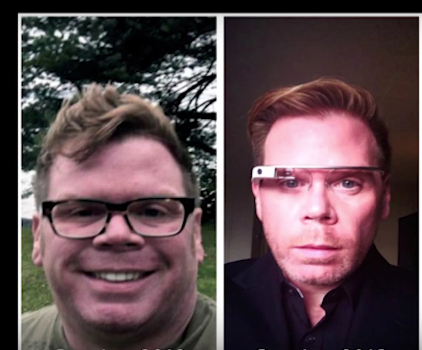
#> input picture P2/images/face.png, 422 x 350 px; the run also reads 8 pictures not shown here
$ jupyter execute --allow-errors p2.ipynb   (shell and % lines are left out)   (older library calls are emulated)
#> lines starting #> are read from the running program, lines starting #| are printed output that depends on the picture
# Computer vision - Laboratory

==============================================================================================
## Practicum 2: Filtering and edge detection

==============================================================================================

The main topics are:
1. Image smoothing
2. Edge detection

In order to complete this practicum, the following concepts need to be understood: linear filters, histograms, convolutions, and edges.

The following chapters of the book "Computer Vision: Algorithms and Applications" by Richard Szeliski provide additional information:
* Chapter 3. Image processing: Point operators & linear filtering.
* Chapter 4. Feature detection and matching: Edges.

### 2.1 Image processing with different scales and filters

a) Read the image "face.png" and analyse its histogram. What is the histogram representing for an image?

- Visualize the R, G, and B channels of the image.

- Visualize the histogram of a color image with the following characteristics:

    - Obtain the histogram with 8, 32, 64 and 256 bins.

    - Visualize the histogram of each channel and the gray level image and compare them. Comment their difference (see image bellow as an example of histogram extraction).

Note: What type should be the image in order to compute the histogram? check using different bins for the histogram.

Hint : the `exposure` module within the `skimage` library makes the histogram extraction easy!

Help: [matplotlib image tutorial](https://matplotlib.org/users/image_tutorial.html)

[cell 1]
#all import neeeded
import numpy as np # useful for manipulating matrices
from skimage import io # useful for image loading and saving
from skimage import exposure as ex
from skimage import transform as tr
from skimage import color as col
from skimage import filters as filt
from skimage import feature as feat
from matplotlib import pyplot as plt
import scipy as sci
from scipy import ndimage
from skimage import data_dir
from matplotlib.animation import FuncAnimation
from time import sleep

[cell 2]
#auxiliar function for plot histogram by channel
def plot_histo_bychannel(histogram1,histogram2,histogram3):
    data1 = histogram1[0].astype(int)
    data2 = histogram2[0].astype(int)
    data3 = histogram3[0].astype(int)
    ind = np.arange(len(data1))

    width = 0.25  # the width of the bars

    fig, ax = plt.subplots()
    rects1 = ax.bar(ind, data1, width,
                    label='Red',color='r')
    rects2 = ax.bar(ind + width, data2, width,
                    label='Green',color='g')
    rects3 = ax.bar(ind + 2*width, data3, width,
                    label='Blue',color='b')

    # Add some text for labels, title and custom x-axis tick labels, etc.
    ax.set_ylabel('Num. of Ocurrence')
    ax.set_title('Histogram by Color Channel')
    ax.set_xticks(ind)
    ax.set_xticklabels(histogram1[1].astype(int))
    ax.legend()


    def autolabel(rects, xpos='center'):
        """
        Attach a text label above each bar in *rects*, displaying its height.

        *xpos* indicates which side to place the text w.r.t. the center of
        the bar. It can be one of the following {'center', 'right', 'left'}.
        """

        ha = {'center': 'center', 'right': 'left', 'left': 'right'}
        offset = {'center': 0, 'right': 1, 'left': -1}

        for rect in rects:
            height = rect.get_height()
            ax.annotate("",
                        xy=(rect.get_x() + rect.get_width() / 2, height),
                        xytext=(offset[xpos]*3, 3),  # use 3 points offset
                        textcoords="offset points",  # in both directions
                        ha=ha[xpos], va='bottom')


    autolabel(rects1, "left")
    autolabel(rects2, "center")
    autolabel(rects3, "right")
    plt.tight_layout()

    plt.show()

[cell 3]
#auxiliar function for plot histogram of an image
def plot_histo(histogram):
    data = histogram[0].astype(int)
    ind = np.arange(len(data))

    width = 0.25  # the width of the bars

    fig, ax = plt.subplots()
    rects1 = ax.bar(ind, data, width,
                    label='Intensity',color='r')

    # Add some text for labels, title and custom x-axis tick labels, etc.
    ax.set_ylabel('Num. of Ocurrence')
    ax.set_title('Histogram')
    ax.set_xticks(ind)
    ax.set_xticklabels((histogram[1]*255).astype(int))
    ax.legend()


    def autolabel(rects, xpos='center'):
        """
        Attach a text label above each bar in *rects*, displaying its height.

        *xpos* indicates which side to place the text w.r.t. the center of
        the bar. It can be one of the following {'center', 'right', 'left'}.
        """

        ha = {'center': 'center', 'right': 'left', 'left': 'right'}
        offset = {'center': 0, 'right': 1, 'left': -1}

        for rect in rects:
            height = rect.get_height()
            ax.annotate("",
                        xy=(rect.get_x() + rect.get_width() / 2, height),
                        xytext=(offset[xpos]*3, 3),  # use 3 points offset
                        textcoords="offset points",  # in both directions
                        ha=ha[xpos], va='bottom')


    autolabel(rects1, "left")

    plt.show()

[cell 4]
im = io.imread("images/face.png").astype(float)#load image
#extract every channel
r = im[:,:,0]
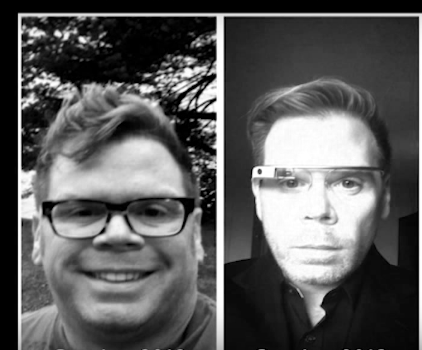
#> r: shape (350, 422) float64; min 0, max 255, mean 91.9
g = im[:,:,1]
b = im[:,:,2]
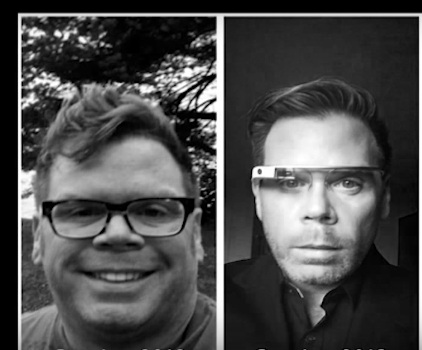
#> b: shape (350, 422) float64; min 0, max 255, mean 76.7

#plot every channel in grayscale
plt.title('Red Channel')
plt.imshow(r,cmap='gray')
plt.show()

plt.title('Green Channel')
plt.imshow(g,cmap='gray')
plt.show()

plt.title('Blue Channel')
plt.imshow(b,cmap='gray')
plt.show()

#create histogram of every channel using differents bins
red_8 = np.asarray(ex.histogram(r,8))
green_8 = np.asarray(ex.histogram(g,8))
blue_8 = np.asarray(ex.histogram(b,8))

plot_histo_bychannel(red_8,green_8,blue_8)#Plot
#> in plot_histo_bychannel, `data1 = histogram1[0].astype(int)`: data1 = [41424, 31731, 17857, 12807, 10411, 7901, 9652, 15917]
#> in plot_histo_bychannel, `data2 = histogram2[0].astype(int)`: data2 = [50580, 35403, 17033, 13472, 11224, 7348, 6573, 6067]
#> in plot_histo_bychannel, `data3 = histogram3[0].astype(int)`: data3 = [46664, 38313, 16625, 12558, 10136, 8117, 7026, 8261]
#> in plot_histo_bychannel, `ind = np.arange(len(data1))`: ind = [0, 1, 2, 3, 4, 5, 6, 7]
#> in plot_histo_bychannel, `rects1 = ax.bar(ind, data1, width, label='Red',color='r')`: rects1 = 8 items
#> the loop in autolabel, `for rect in rects:` made 8 passes
#> height on passes 1 to 8: 41424, 31731, 17857, 12807, 10411, 7901, 9652, 15917
#> the loop in autolabel (call 2), `for rect in rects:` made 8 passes
#> height on passes 1 to 8: 50580, 35403, 17033, 13472, 11224, 7348, 6573, 6067

red_32 = np.asarray(ex.histogram(r,32))
green_32 = np.asarray(ex.histogram(g,32))
blue_32 = np.asarray(ex.histogram(b,32))

plot_histo_bychannel(red_32,green_32,blue_32)#Plot
#> in plot_histo_bychannel (call 2), `data1 = histogram1[0].astype(int)`: data1 = 32 values, max 19185 at index 0, min 1453 at index 28, mean 4615.6
#> in plot_histo_bychannel (call 2), `data2 = histogram2[0].astype(int)`: data2 = 32 values, max 22917 at index 0, min 764 at index 30, mean 4615.6
#> in plot_histo_bychannel (call 2), `data3 = histogram3[0].astype(int)`: data3 = 32 values, max 17857 at index 0, min 1462 at index 24, mean 4615.6
#> in plot_histo_bychannel (call 2), `ind = np.arange(len(data1))`: ind = 32 values from 0 to 31
#> in plot_histo_bychannel (call 2), `rects1 = ax.bar(ind, data1, width, label='Red',color='r')`: rects1 = 32 items
#> in plot_histo_bychannel (call 2), `plt.show()`:
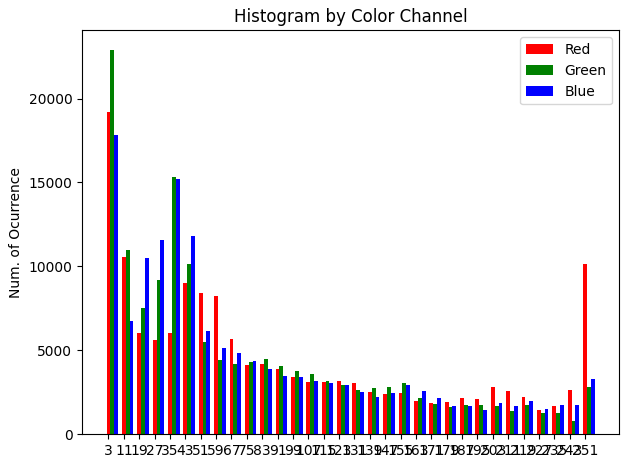
#> figure drawn by matplotlib, 1 panel; tallest bar 19185 high, from x = -0.125 to 0.125; tallest bar 22917 high, from x = 0.125 to 0.375; tallest bar 17857 high, from x = 0.375 to 0.625

red_64 = np.asarray(ex.histogram(r,64))
green_64 = np.asarray(ex.histogram(g,64))
blue_64 = np.asarray(ex.histogram(b,64))

plot_histo_bychannel(red_64,green_64,blue_64)#Plot
#> in plot_histo_bychannel (call 3), `data1 = histogram1[0].astype(int)`: data1 = 64 values, max 16949 at index 0, min 723 at index 56, mean 2307.8
#> in plot_histo_bychannel (call 3), `data2 = histogram2[0].astype(int)`: data2 = 64 values, max 16694 at index 0, min 362 at index 60, mean 2307.8
#> in plot_histo_bychannel (call 3), `data3 = histogram3[0].astype(int)`: data3 = 64 values, max 14767 at index 0, min 694 at index 62, mean 2307.8
#> in plot_histo_bychannel (call 3), `ind = np.arange(len(data1))`: ind = 64 values from 0 to 63
#> in plot_histo_bychannel (call 3), `rects1 = ax.bar(ind, data1, width, label='Red',color='r')`: rects1 = 64 items
#> in plot_histo_bychannel (call 3), `plt.show()`:
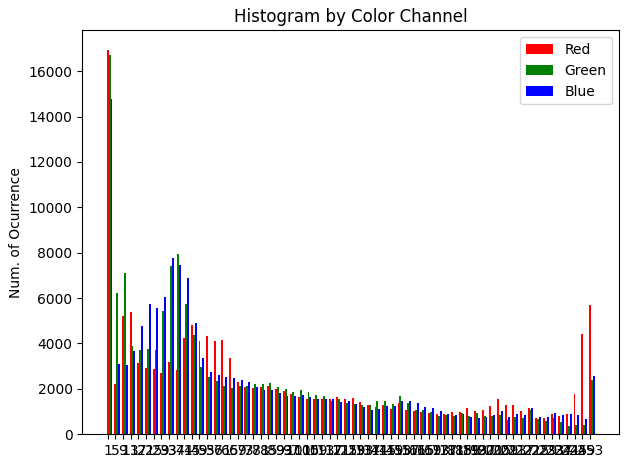
#> figure drawn by matplotlib, 1 panel; tallest bar 16949 high, from x = -0.125 to 0.125; tallest bar 16694 high, from x = 0.125 to 0.375; tallest bar 14767 high, from x = 0.375 to 0.625

red_256 = np.asarray(ex.histogram(r,256))
green_256 = np.asarray(ex.histogram(g,256))
blue_256 = np.asarray(ex.histogram(b,256))

plot_histo_bychannel(red_256,green_256,blue_256)#Plot

b) Read the image `face.png` (a) and convolve it with a horizontal mask `mask_h1d=[1,1,1,1,1,1,1,1,1,1,1,1,1,1,1]`(b). Later, substract the obtained image to the original one and save the new image (c).

***To make your code legible, the resulted images should be shown in a 3x1 plot, with the following titles: a) 'Original image', b) 'Convolved image' and c) 'Difference with the original image'***

Hint: the `convolve` command belongs to the library `ndimage` of `scipy`.

- Observe and comment how the ***type*** and the ***range of values (max & min)*** changed when different operations have been applied on the image.

- Plot the different images ((a)original image, (b)intermediate and (c)final) on a figure with multiple images. Put titles on the image plots to explain what each image represents. Is the type of the mask important for the convolution? How is the image changed after the convolution? You need to repeat several times the convolution. Moreover, you need to also use bigger masks in order to observe better the effect of it. Present at least 5 experiments commenting the results obtained and their differences.

Note: Remember that `matplotlib.pyplot` automatically rescales the values of the image before displaying them. Visualize with and without values range rescaling.

Note: The command `convolve` performs a multidimensional convolution! A vector should be represented as: [[1,...1]].

[cell 5]
im = io.imread("images/face.png")#load image
#> im is the input picture: shape (350, 422, 4); mean R, G, B, A 91.9, 72.2, 76.7, 255
im = col.rgb2gray(im)#gray image
#> im: shape (350, 422) float64
#creating mask
mask_h1d=([1,1,1,1,1,1,1,1,1,1,1,1,1,1,1],)
mask_h1d /= np.sum(mask_h1d)#normalize

conv_im = sci.ndimage.convolve(im,mask_h1d)#convolved image


#plotting
plt.title('Original')
plt.imshow(im,cmap='gray')
plt.show()

plt.title('Horizontal')
plt.imshow(conv_im,cmap='gray')
plt.show()

plt.title('Difference')
plt.imshow(im-conv_im,cmap='gray')
plt.show()


#We found that convolution smooths the image. We can smooth in different directions based on the mask

[cell 6]
#experiments

mask_h1d=([1,1,1,1,1,1,1,1,1,1,1,1,1,1,1,1,1,1,1,1,1,1,1,1],)#bigger mask
mask_h1d /= np.sum(mask_h1d)#normalize

conv_im = sci.ndimage.convolve(im,mask_h1d)#convolved image

plt.title('Bigger mask')
plt.imshow(conv_im,cmap='gray')
plt.show()

for i in range(4):
    conv_im = sci.ndimage.convolve(conv_im,mask_h1d)
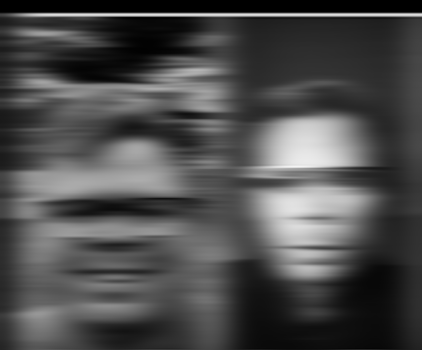
#> conv_im: shape (350, 422) float64; min 0, max 0.963, mean 0.302
plt.title('Bigger mask x5')#convolve 5 times
plt.imshow(conv_im,cmap='gray')
plt.show()
#More convolution = Smoothier!
#Bigger Mask more Blurr

c) Convolve the image with a vertical one-dimensional mask. Compute and visualize the 3 images (a,b,c).

- Extract the image's histograms and visualize them.

- Compare the results with those of the previous exercise.

[cell 7]
im = io.imread("images/face.png")#load image
im = col.rgb2gray(im)
#vertical 1d mask
mask_v1d = np.zeros((15,15))
mask_v1d[:,7:8] = 1.

mask_v1d /= np.sum(mask_v1d)#normalize

conv_im2 = sci.ndimage.convolve(im,mask_v1d)#convolution

#plotting
plt.title('Original')
plt.imshow(im,cmap='gray')
plt.show()

plt.title('Vertical')
plt.imshow(conv_im2,cmap='gray')
plt.show()

plt.title('Difference')
plt.imshow(im - conv_im2,cmap='gray')
plt.show()

for i in range(4):
    conv_im2 = ndimage.convolve(conv_im2,mask_v1d)
#> this loop made 4 passes
#> pass 2, `conv_im2 = ndimage.convolve(conv_im2,mask_v1d)`:
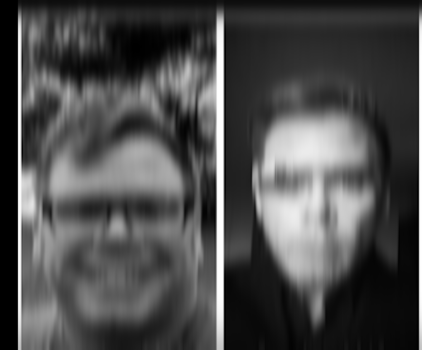
#> conv_im2: shape (350, 422) float64; min 0, max 1, mean 0.301
plt.title('Vertical x5')
plt.imshow(conv_im2,cmap='gray')
plt.show()

histogram = np.asarray(ex.histogram(conv_im2,16))

plot_histo(histogram)
#> in plot_histo, `data = histogram[0].astype(int)`: data = [19686, 14894, 27935, 13746, 11996, 13225, 11346, 7647, 6246, 4849, 3658, 2777, 3036, 2520, 1524, 2615]
#> in plot_histo, `ind = np.arange(len(data))`: ind = [0, 1, 2, 3, 4, 5, 6, 7, 8, 9, 10, 11, 12, 13, 14, 15]
#> in plot_histo, `rects1 = ax.bar(ind, data, width, label='Intensity',color='r')`: rects1 = 16 items
#> the loop in autolabel, `for rect in rects:` made 16 passes
#> height on passes 1 to 8: 19686, 14894, 27935, 13746, 11996, 13225, 11346, 7647

#We see how that blur is apllied vertically instead of horizontally

d) Convolve the original image with a uniform `two-dimensional` mask of dimensions 15x15 and with all values set to 1. Compute and visualize the 3 images (a,b,c).

- Extract the image's histograms and visualize them.

- Compare the results with those of the previous exercise.

[cell 8]
im = io.imread("images/face.png")#load image
im = col.rgb2gray(im)

mask_2d = np.ones((15,15))


mask_2d  /= np.sum(mask_2d )

conv_im3 = sci.ndimage.convolve(im,mask_2d)

plt.title('Original')
plt.imshow(im,cmap='gray')
plt.show()

plt.title('2d')
plt.imshow(conv_im3,cmap='gray')
plt.show()

plt.title('Difference')
plt.imshow(im - conv_im3,cmap='gray')
plt.show()
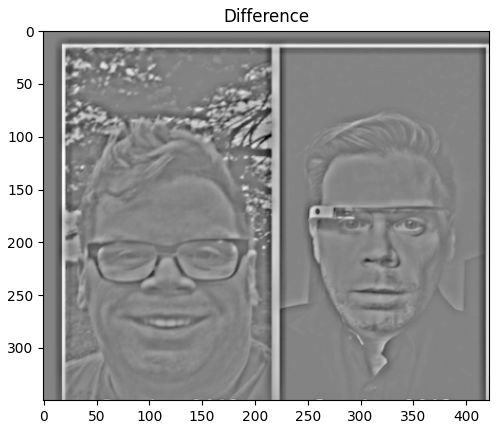
#> figure drawn by matplotlib, 1 panel

for i in range(4):
    conv_im3 = ndimage.convolve(conv_im3,mask_2d)
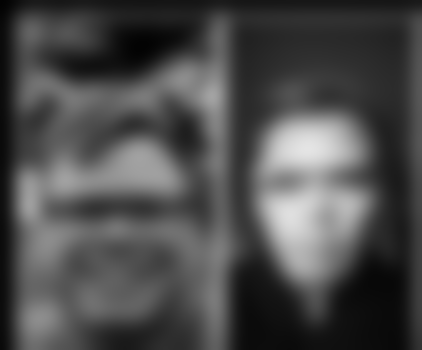
#> conv_im3: shape (350, 422) float64; min 0.00873, max 0.896, mean 0.301
plt.title('2d x5')
plt.imshow(conv_im2,cmap='gray')
plt.show()

histogram = np.asarray(ex.histogram(conv_im3,16))
plot_histo(histogram)
#> in plot_histo (call 2), `data = histogram[0].astype(int)`: data = [10392, 12603, 19742, 18894, 14868, 16769, 15565, 12172, 6818, 5890, 4244, 3205, 2252, 1524, 1514, 1248]
#> the loop in autolabel (call 2), `for rect in rects:` made 16 passes
#> height on passes 1 to 8: 10392, 12603, 19742, 18894, 14868, 16769, 15565, 12172
#> in plot_histo (call 2), `plt.show()`:
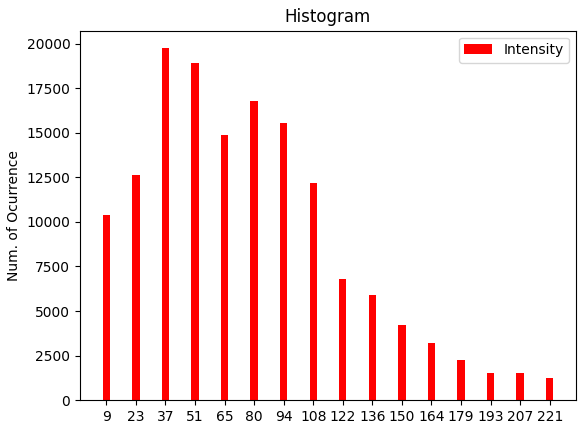
#> figure drawn by matplotlib, 1 panel; tallest bar 19742 high, from x = 1.88 to 2.12

#Now the blur is applied uniformally at all directions of the pic(looks like we are hidding objects)

e) Can we convolve a color image?

Implement a 3-channel filter, apply it, visualize the 3 images (a, b and c) and comment the results obtained.

Which is the result obtained when applying a single-channel filter channel by channel separately? Visualize again the three images (original, convolved and difference) and compare the results.

[cell 9]
im = io.imread("images/face.png").astype(np.float64)/255.#load image
#> im: shape (350, 422, 4) float64

mask_3d = np.ones((15,15,3))#3d mask

mask_3d  /= np.sum(mask_3d)#normalize

conv_im4 = sci.ndimage.convolve(im,mask_3d)#convolve
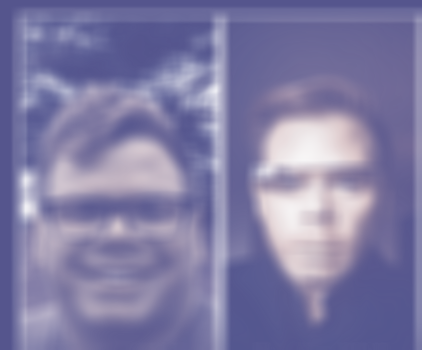
#> conv_im4: shape (350, 422, 4) float64; mean R, G, B, A 0.335, 0.315, 0.528, 0.767; transparent parts drawn white

#ploting
plt.title('Original')
plt.imshow(im)
plt.show()

plt.title('3d')
plt.imshow(conv_im4)
plt.show()

plt.title('Difference')
plt.imshow(im - conv_im4)
plt.show()

histogram = np.asarray(ex.histogram(conv_im4,16))
plot_histo(histogram)
#> (the rest of the program and of its run is left out)
